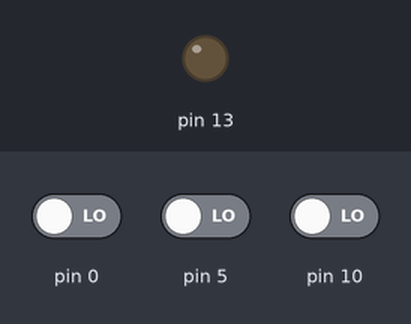
Bench run of a sketch on a simulated Arduino Uno, built with avr-gcc and run on an emulated ATmega328P. Shown: output pins drawn as LEDs (lit = HIGH). The test bench sets the inputs (shaded band); at power-on: pin 0 LOW, pin 10 LOW, pin 5 LOW.

Above: at 1.2 s.
1.3 s: pin 0 driven HIGH and pin 10 driven HIGH
At 1.8 s:
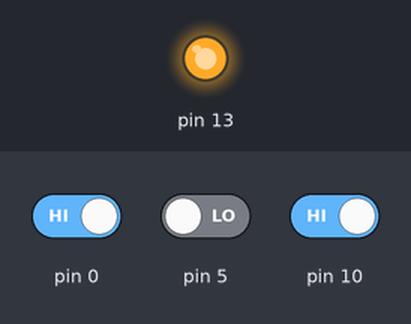
2.8 s: pin 0 driven LOW
At 4.0 s:
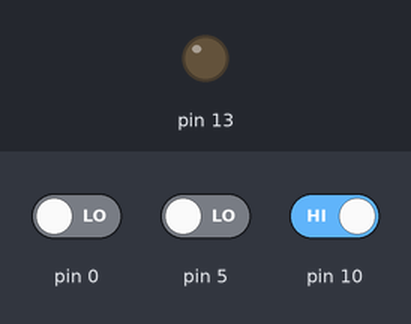
4.3 s: pin 0 driven HIGH
At 5.2 s:
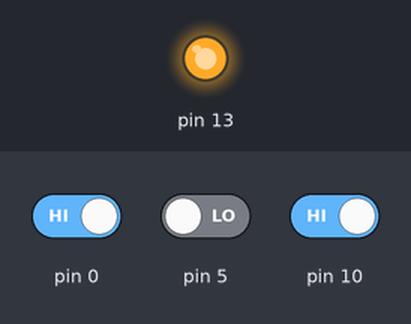
Timing chart, 0 to 7.3 s (numbered marks = the images above; inputs shaded):
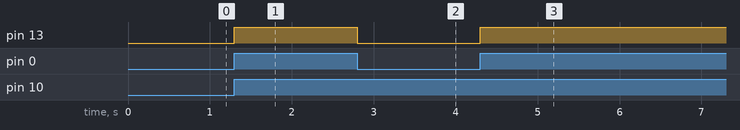

The sketch:

sketch_jul30a.ino
```cpp
void OR(int);
void And(int);


void setup() {
  // put your setup code here, to run once:
pinMode (13, OUTPUT);
pinMode(10,INPUT);

pinMode(0,INPUT);
pinMode(5,INPUT);

}

void loop() {
  // put your main code here, to run repeatedly:
  int a=digitalRead(10);
  int b=digitalRead(0);
  int c=digitalRead(5);
  if (c==HIGH){
    Or(a,b);

  }
  else{
    And(a,b);
  }

}
void And(int a, int b){
 if(a==HIGH && b ==HIGH){
    digitalWrite(13,HIGH);

  }
  else {
    digitalWrite(13,LOW);
  }
}
void Or(int a ,int b){
 if(b==HIGH || a== HIGH){
    digitalWrite(1,LOW);

  }
  else {
    digitalWrite(1,HIGH);
  }
}
```

Measured:
- after the input at 1.3 s, pin 13: LOW → HIGH at once
- after the input at 2.8 s, pin 13: HIGH → LOW at once
- after the input at 4.3 s, pin 13: LOW → HIGH at once
